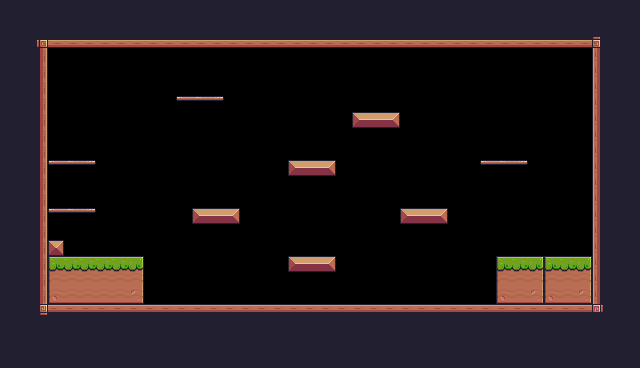

The image is a tile-based game level rendered from a .tmx file. Its description and complete source (layers, tilesets, objects, tile grids) follow:
An orthogonal 40x23 tile map with 16x16 px tiles, 1 tile layer (Background) and 28 objects (8x Fruit, 4x Platform, Player, Saw, Checkpoint, ...).

<map version="1.10" tiledversion="1.10.2" orientation="orthogonal" renderorder="right-down" width="40" height="23" tilewidth="16" tileheight="16" infinite="0" nextlayerid="4" nextobjectid="35">
 <tileset firstgid="1" source="Pixel Adventure.tsx" />
 <layer id="1" name="Background" width="40" height="23">
  <properties>
   <property name="BackgroundColor" value="Gray" />
  </properties>
  <data encoding="csv">
112,112,112,112,112,112,112,112,112,112,112,112,112,112,112,112,112,112,112,112,112,112,112,112,112,112,112,112,112,112,112,112,112,112,112,112,112,112,112,112,
112,112,112,112,112,112,112,112,112,112,112,112,112,112,112,112,112,112,112,112,112,112,112,112,112,112,112,112,112,112,112,112,112,112,112,112,112,112,112,112,
112,112,92,134,134,134,134,134,134,134,134,134,134,134,134,134,134,134,134,134,134,134,134,134,134,134,134,134,134,134,134,134,134,134,134,134,134,93,112,112,
112,112,113,0,0,0,0,0,0,0,0,0,0,0,0,0,0,0,0,0,0,0,0,0,0,0,0,0,0,0,0,0,0,0,0,0,0,111,112,112,
112,112,113,0,0,0,0,0,0,0,0,0,0,0,0,0,0,0,0,0,0,0,0,0,0,0,0,0,0,0,0,0,0,0,0,0,0,111,112,112,
112,112,113,0,0,0,0,0,0,0,0,0,0,0,0,0,0,0,0,0,0,0,0,0,0,0,0,0,0,0,0,0,0,0,0,0,0,111,112,112,
112,112,113,0,0,0,0,0,0,0,0,40,41,42,0,0,0,0,0,0,0,0,0,0,0,0,0,0,0,0,0,0,0,0,0,0,0,111,112,112,
112,112,113,0,0,0,0,0,0,0,0,0,0,0,0,0,0,0,0,0,0,0,13,14,15,0,0,0,0,0,0,0,0,0,0,0,0,111,112,112,
112,112,113,0,0,0,0,0,0,0,0,0,0,0,0,0,0,0,0,0,0,0,0,0,0,0,0,0,0,0,0,0,0,0,0,0,0,111,112,112,
112,112,113,0,0,0,0,0,0,0,0,0,0,0,0,0,0,0,0,0,0,0,0,0,0,0,0,0,0,0,0,0,0,0,0,0,0,111,112,112,
112,112,113,40,41,42,0,0,0,0,0,0,0,0,0,0,0,0,13,14,15,0,0,0,0,0,0,0,0,0,40,41,42,0,0,0,0,111,112,112,
112,112,113,0,0,0,0,0,0,0,0,0,0,0,0,0,0,0,0,0,0,0,0,0,0,0,0,0,0,0,0,0,0,0,0,0,0,111,112,112,
112,112,113,0,0,0,0,0,0,0,0,0,0,0,0,0,0,0,0,0,0,0,0,0,0,0,0,0,0,0,0,0,0,0,0,0,0,111,112,112,
112,112,113,40,41,42,0,0,0,0,0,0,13,14,15,0,0,0,0,0,0,0,0,0,0,13,14,15,0,0,0,0,0,0,0,0,0,111,112,112,
112,112,113,0,0,0,0,0,0,0,0,0,0,0,0,0,0,0,0,0,0,0,0,0,0,0,0,0,0,0,0,0,0,0,0,0,0,111,112,112,
112,112,113,35,0,0,0,0,0,0,0,0,0,0,0,0,0,0,0,0,0,0,0,0,0,0,0,0,0,0,0,0,0,0,0,0,0,111,112,112,
112,112,113,7,8,8,8,8,9,0,0,0,0,0,0,0,0,0,13,14,15,0,0,0,0,0,0,0,0,0,0,7,8,9,7,8,9,111,112,112,
112,112,113,29,30,30,30,30,31,0,0,0,0,0,0,0,0,0,0,0,0,0,0,0,0,0,0,0,0,0,0,29,30,31,29,30,31,111,112,112,
112,112,113,51,52,52,52,52,53,0,0,0,0,0,0,0,0,0,0,0,0,0,0,0,0,0,0,0,0,0,0,51,52,53,51,52,53,111,112,112,
112,112,114,90,90,90,90,90,90,90,90,90,90,90,90,90,90,90,90,90,90,90,90,90,90,90,90,90,90,90,90,90,90,90,90,90,90,115,112,112,
112,112,112,112,112,112,112,112,112,112,112,112,112,112,112,112,112,112,112,112,112,112,112,112,112,112,112,112,112,112,112,112,112,112,112,112,112,112,112,112,
112,112,112,112,112,112,112,112,112,112,112,112,112,112,112,112,112,112,112,112,112,112,112,112,112,112,112,112,112,112,112,112,112,112,112,112,112,112,112,112,
112,112,112,112,112,112,112,112,112,112,112,112,112,112,112,112,112,112,112,112,112,112,112,112,112,112,112,112,112,112,112,112,112,112,112,112,112,112,112,112
</data>
 </layer>
 <objectgroup id="2" name="SpawnPoint">
  <object id="2" name="Player" type="Player" x="112" y="224" width="32" height="32" />
  <object id="22" name="Cherries" type="Fruit" x="288" y="128" width="32" height="32" />
  <object id="23" name="Cherries" type="Fruit" x="48" y="128" width="32" height="32" />
  <object id="24" name="Cherries" type="Fruit" x="400" y="176" width="32" height="32" />
  <object id="25" name="Cherries" type="Fruit" x="416" y="176" width="32" height="32" />
  <object id="26" name="Orange" type="Fruit" x="480" y="128" width="32" height="32" />
  <object id="28" name="Bananas" type="Fruit" x="176" y="64" width="32" height="32" />
  <object id="29" name="Apple" type="Fruit" x="192" y="176" width="32" height="32" />
  <object id="30" name="Kiwi" type="Fruit" x="288" y="224" width="32" height="32" />
  <object id="32" type="Saw" x="240" y="112" width="32" height="32">
   <properties>
    <property name="isVertical" type="bool" value="true" />
    <property name="offNeg" type="float" value="4" />
    <property name="offPos" type="float" value="7" />
   </properties>
  </object>
  <object id="33" type="Checkpoint" x="528" y="192" width="64" height="64" />
  <object id="34" name="Enemy" type="Enemy" x="416" y="272" width="32" height="32">
   <properties>
    <property name="offNeg" type="float" value="18" />
    <property name="offPos" type="float" value="4" />
   </properties>
  </object>
 </objectgroup>
 <objectgroup id="3" name="Collisions">
  <object id="4" x="32" y="48" width="16" height="272" />
  <object id="5" x="32" y="32" width="576" height="16" />
  <object id="6" x="592" y="48" width="16" height="272" />
  <object id="7" x="48" y="304" width="544" height="16" />
  <object id="8" x="48" y="240" width="16" height="16" />
  <object id="9" x="48" y="256" width="96" height="48" />
  <object id="10" x="192" y="208" width="48" height="16" />
  <object id="11" x="288" y="160" width="48" height="16" />
  <object id="12" x="352" y="112" width="48" height="16" />
  <object id="13" x="400" y="208" width="48" height="16" />
  <object id="14" x="288" y="256" width="48" height="16" />
  <object id="15" x="496" y="256" width="96" height="48" />
  <object id="16" type="Platform" x="480" y="160" width="48" height="16" />
  <object id="17" type="Platform" x="48" y="160" width="48" height="16" />
  <object id="18" type="Platform" x="176" y="96" width="48" height="16" />
  <object id="20" type="Platform" x="48" y="208" width="48" height="16" />
 </objectgroup>
</map>
